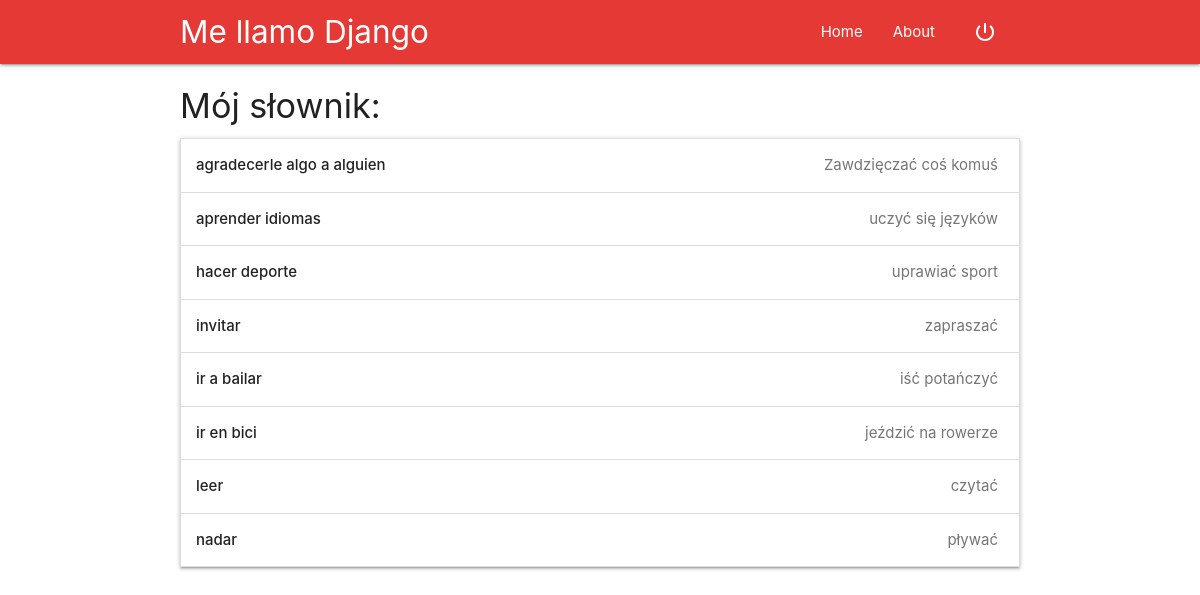
The app's page /dictionary/ (signed in), older data.
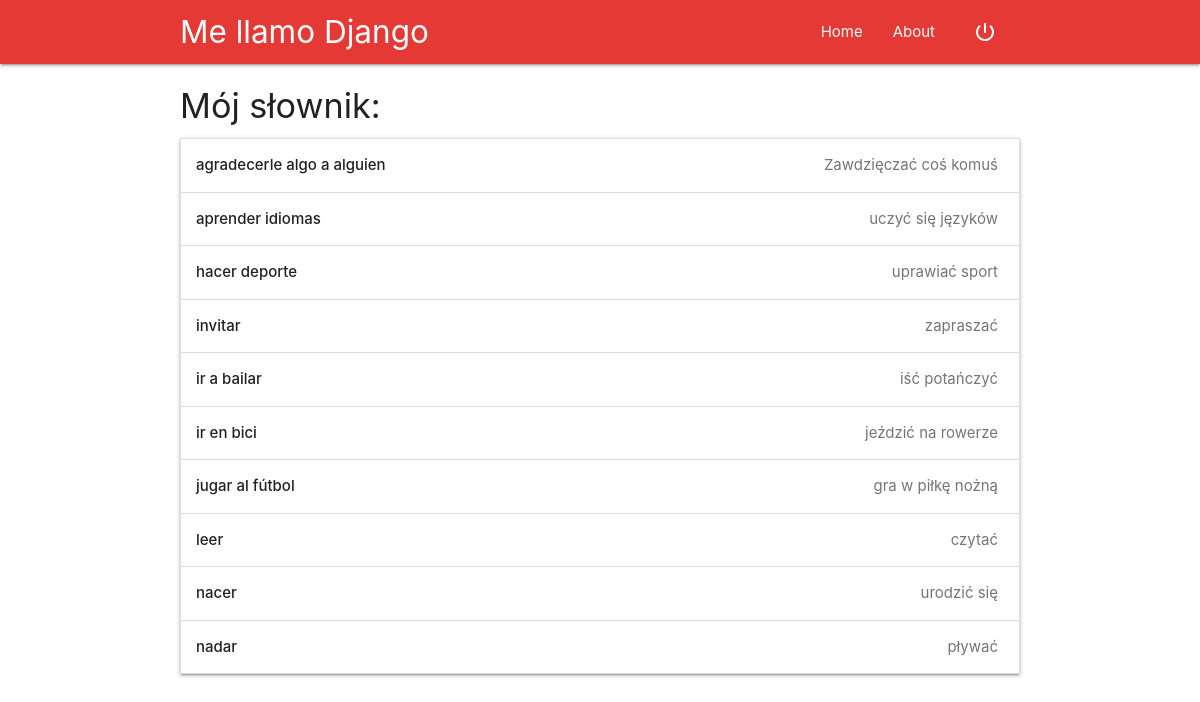
The same page, newer data.
### memo_card/models.py (models this page shows, shortened)
class Repeat(models.Model):
    user_for = models.ForeignKey(User, on_delete=models.CASCADE, related_name='my_memocard')
    card = models.ForeignKey(MemoCard, on_delete=models.CASCADE, related_name='for_users')
    repeat_on = models.DateField()
    counter = models.PositiveIntegerField(default=0)

class MemoCard(models.Model):
    GRUP_CHOISE = [('Shop','Shop'),
                    ('Activity', 'Activity'),
                    ('Time','Time'),
                    ('Hospital','Hospital'),
                    ('Apparition','Apparition'),
                    ('Family', 'Family'),
                    ('Meeting','Meeting'),
                    ('Phone', 'Phone'),
                    ('Opinion', 'Opinion'),
                    ('Profesion', 'Profesion'),
                    ('Relation', 'Relation'),
                    ('Emotions', 'Emotions')]
    esp_title = models.CharField(max_length=200)
    esp_eg = models.TextField(null = True, blank=True)
    esp_bold=models.TextField(null = True, blank=True)
    pl_title = models.CharField(max_length=200)
    pl_eg = models.TextField(null = True, blank=True)
    grup = models.CharField(choices = GRUP_CHOISE, null=True, blank=True, max_length=20)
    pl_bold=models.TextField(null = True, blank=True)
    objects = CardMenager()

### memo_card/views.py (the view)
# urls.py: path('dictionary/', views.dictionary, name='dictionary'),
@login_required
def dictionary(request):
    user = request.user
    words = Repeat.objects.filter(user_for=user).order_by('card__esp_title')
    return render(request, 'memo_card/dictionary.html', {'words': words})

### memo_card/templates/memo_card/dictionary.html (shortened to what this page needs)
{% extends "memo_card/base.html" %}
{% block content %}
  <h4>Mój słownik:</h4>
  <ul class="collapsible">
    {% for word in words %}
      {% with esp_word=word.card.esp_title pl_word=word.card.pl_title esp_eg=word.card.esp_eg pl_eg=word.card.pl_eg %}
        <li>
          <div class="collapsible-header">
            <strong>{{esp_word}}</strong>
            <span class="badge">{{pl_word}}</span></div>
        </li>
      {% endwith %}
    {% endfor %}
  </ul>
{% endblock %}

### memo_card/templates/memo_card/base.html (shortened to what this page needs)
{% load static %}
<html lang="en">
<head>
  <link rel="stylesheet" type="text/css" href="{% static 'css/main.css' %}">
  <link rel="stylesheet" href="https://cdnjs.cloudflare.com/ajax/libs/materialize/1.0.0-beta/css/materialize.min.css">
</head>
<body>
  <nav class="nav-wrapper red  darken-1">
    <div class="container">
        <a href="{% url 'home' %}" class="brand-logo">Me llamo Django</a>
        <ul class="right hide-on-med-and-down">
          {% if user.is_authenticated%}
            <li><a href="{% url 'home' %}">Home</a></li>
          {% else %}
            <li><a href="#">Zaloguj</a></li>
          {% endif %}
          <li><a href="#">About</a></li>
          {% if user.is_authenticated%}
          <li><a href="{% url 'logout' %}" class="btn-floating z-depth-0 red  darken-1">
            <i class="material-icons">power_settings_new</i>
          </a></li>
          {% endif %}
        </ul>
      </div>
  </nav>
<div class="container">
 {% block content %}{% endblock %}
</div>
</body>

Row changes from the older to the newer data that the page shows:
added Repeat: card.esp_title "jugar al fútbol", card.pl_title "gra w piłkę nożną"
added Repeat: card.esp_title "nacer", card.pl_title "urodzić się"
